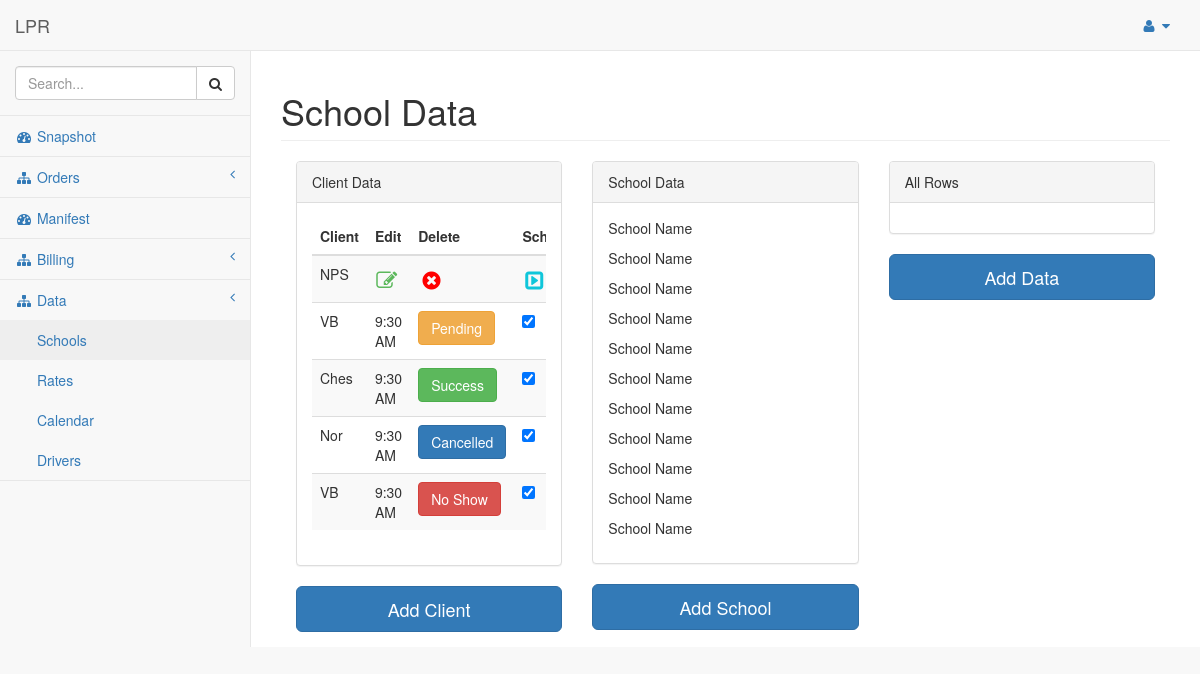
The page /pages/schooldata.php on the database as committed earlier.
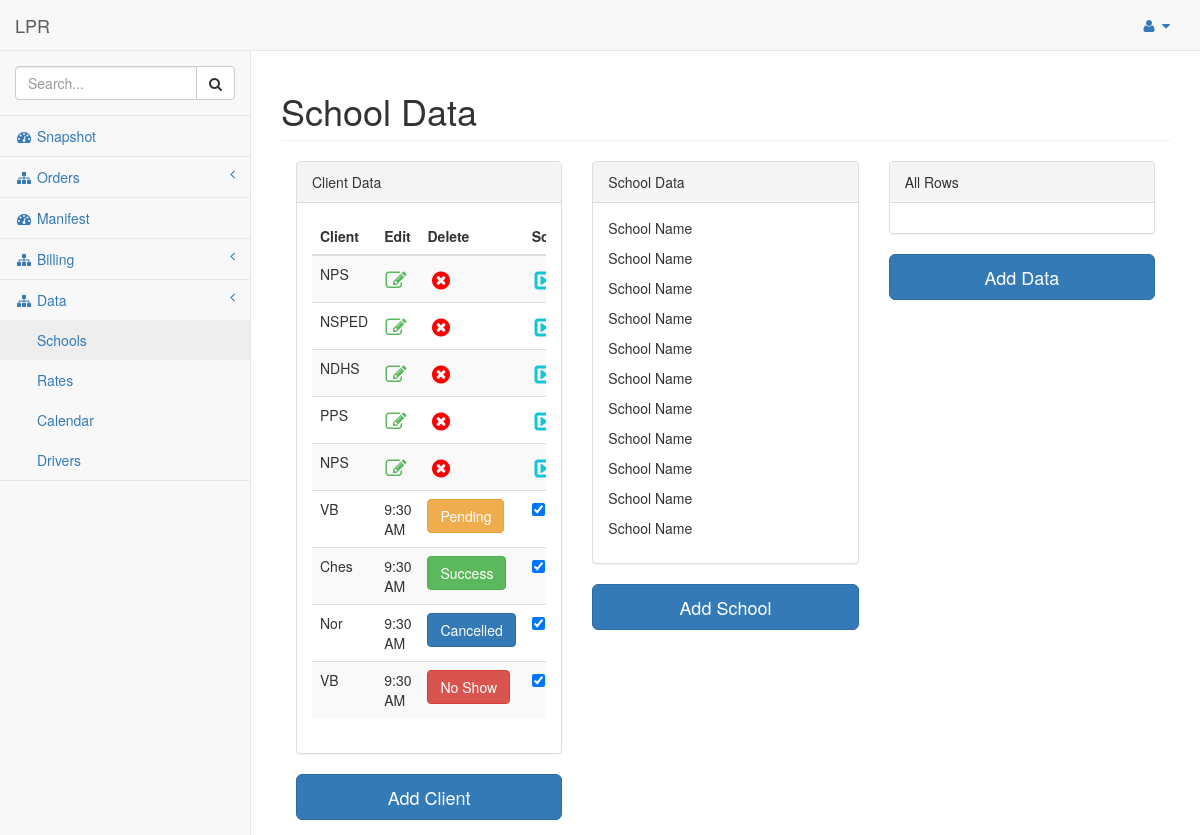
The same page on the database as committed later.
### tables this page shows
CREATE TABLE `lpr_client` (
  `client_id` int(11) NOT NULL,
  `client_abr` varchar(10) NOT NULL,
  `client_name` varchar(200) NOT NULL,
  `client_street` varchar(200) NOT NULL,
  `client_address` varchar(200) NOT NULL,
  `client_city` varchar(200) NOT NULL,
  `client_state` varchar(100) NOT NULL,
  `client_zip` int(10) NOT NULL,
  `client_country` varchar(50) NOT NULL,
  `client_contact` varchar(20) NOT NULL
);

### pages/schooldata.php (the view, shortened to what this page needs)
<?php
  include("./includes/db_connection.php");
?>
<?php
$query_client  = "SELECT * FROM lpr_client";
$result_client = mysqli_query($connection, $query_client);
?>
<?php
  include("./includes/htmlheader.php");
  include("./includes/nav.php");
?>
        <div id="page-wrapper">
            <div class="container-fluid">
                <div class="row">
                <h1 class="page-header">School Data</h1>
                    <div class="col-lg-4">
                        <div class="panel panel-default">
                                <div class="panel-heading">
                                    Client Data
                                </div>
                                <div class="panel-body">
                                    <div class="table-responsive">
                                        <table class="table table-striped">
                                            <thead>
                                                <tr>
                                                    <th>Client</th>
                                                    <th>Edit</th>
                                                    <th>Delete</th>
                                                    <th>Schools</th>
                                                </tr>
                                            </thead>
                                            <tbody>
                                            <?php
                                                while($subject_client = mysqli_fetch_assoc($result_client)) {
                                            ?>
                                                    <tr>
                                                    <td><?php echo $subject_client["client_abr"]; ?></td>
                                                    <td><span class="size2" style="color: #5cb85c;margin: auto;"><i class="fa fa-pencil-square-o" aria-hidden="true"></i></td>
                                                    <td><span class="size2" style="color: red;margin: auto;"><i class="fa fa-times-circle" aria-hidden="true"></i></span></td>
                                                    <td><span class="size2" style="color: #10c6da;margin: auto;"><i class="fa fa-caret-square-o-right" aria-hidden="true"></i></span></td>
                                                    </tr>
                                            <?php
                                                }
                                            ?>
                                                    <td>NPS</td>
                                                    <td><span class="size2" style="color: #5cb85c;margin: auto;"><i class="fa fa-pencil-square-o" aria-hidden="true"></i></td>
                                                    <td><span class="size2" style="color: red;margin: auto;"><i class="fa fa-times-circle" aria-hidden="true"></i></span></td>
                                                    <td><span class="size2" style="color: #10c6da;margin: auto;"><i class="fa fa-caret-square-o-right" aria-hidden="true"></i></span></td>
                                                <tr>
                                                    <td>VB</td>
                                                    <td>9:30 AM</td>
                                                    <td><button type="button" class="btn btn-warning">Pending</button></td>
                                                    <td><input type="checkbox" name="bill-checkbox" data-on-text="Edit" data-off-text="Save" checked></td>
                                                </tr>
                                                <tr>
                                                    <td>Ches</td>
                                                    <td>9:30 AM</td>
                                                    <td><button type="button" class="btn btn-success">Success</button></td>
                                                    <td><input type="checkbox" name="bill-checkbox" data-on-text="Edit" data-off-text="Save" checked></td>
                                                </tr>
                                                <tr>
                                                    <td>Nor</td>
                                                    <td>9:30 AM</td>
                                                    <td><button type="button" class="btn btn-primary">Cancelled</button></td>
                                                    <td><input type="checkbox" name="bill-checkbox" data-on-text="Edit" data-off-text="Save" checked></td>
                                                </tr>
                                                <tr>
                                                    <td>VB</td>
                                                    <td>9:30 AM</td>
                                                    <td><button type="button" class="btn btn-danger">No Show</button></td>
                                                    <td><input type="checkbox" name="bill-checkbox" data-on-text="Edit" data-off-text="Save" checked></td>
                                                </tr>
                                            </tbody>
                                        </table>
                                    </div>
                                </div>
                            </div>
                        <div class="form-group">
                            <a href="addclient.php" class="btn btn-primary btn-lg btn-block" role="button">Add Client</a>
                        </div>
                    </div>
                    <div class="col-lg-4">
                        <div class="panel panel-default">
                                <div class="panel-heading">
                                    School Data
                                </div>
                                <div class="panel-body">
                                    <p>School Name</p>
                                    <p>School Name</p>
                                    <p>School Name</p>
                                    <p>School Name</p>
                                    <p>School Name</p>
                                    <p>School Name</p>
                                    <p>School Name</p>
                                    <p>School Name</p>
                                    <p>School Name</p>
                                    <p>School Name</p>
                                    <p>School Name</p>
                                </div>
                            </div>
                        <div class="form-group">
                            <a href="addschool.html" class="btn btn-primary btn-lg btn-block" role="button">Add School</a>
                        </div>
                    </div>
                    <div class="col-lg-4">
                        <div class="panel panel-default">
                                <div class="panel-heading">
                                    All Rows
                                </div>
                                <div class="panel-body">
                                </div>
                            </div>
                        <div class="form-group">
                            <a href="addevent.html" class="btn btn-primary btn-lg btn-block" role="button">Add Data</a>
                        </div>
                    </div>
                </div>
            </div>
        </div>
<?php
  require_once("./includes/footer.php");
?>

### pages/includes/htmlheader.php (shortened to what this page needs)
<!DOCTYPE html>
<html lang="en">
<head>
    <link href="../vendor/bootstrap/css/bootstrap.min.css" rel="stylesheet">
    <link href="../vendor/metisMenu/metisMenu.min.css" rel="stylesheet">
    <link href="../dist/css/sb-admin-2.css" rel="stylesheet">
    <link href="../dist/css/styles.css" rel="stylesheet">
    <link href="../vendor/font-awesome-4.6.3/css/font-awesome.min.css" rel="stylesheet" type="text/css">
    <link href="./src/clockpicker.css" rel="stylesheet" type="text/css">
</head>
<body>
    <div id="wrapper">

### pages/includes/nav.php (shortened to what this page needs)
<nav class="navbar navbar-default navbar-static-top" role="navigation" style="margin-bottom: 0">
    <div class="navbar-header">
        <a class="navbar-brand" href="blank.html">LPR</a>
    </div>
    <ul class="nav navbar-top-links navbar-right">
        <li class="dropdown">
            <a class="dropdown-toggle" data-toggle="dropdown" href="#">
                <i class="fa fa-user fa-fw"></i> <i class="fa fa-caret-down"></i>
            </a>
        </li>
    </ul>
    <div class="navbar-default sidebar" role="navigation">
        <div class="sidebar-nav navbar-collapse">
            <ul class="nav" id="side-menu">
                <li class="sidebar-search">
                    <div class="input-group custom-search-form">
                        <input type="text" class="form-control" placeholder="Search...">
                        <span class="input-group-btn">
                            <button class="btn btn-default" type="button">
                                <i class="fa fa-search"></i>
                            </button>
                        </span>
                    </div>
                </li>
                <li>
                    <a href="snapshot.html"><i class="fa fa-dashboard fa-fw"></i> Snapshot</a>
                </li>
                <li>
                    <a href="#"><i class="fa fa-sitemap fa-fw"></i> Orders<span class="fa arrow"></span></a>
                </li>
                <li>
                    <a href="manifest.html"><i class="fa fa-dashboard fa-fw"></i> Manifest</a>
                </li>
                <li>
                    <a href="#"><i class="fa fa-sitemap fa-fw"></i> Billing<span class="fa arrow"></span></a>
                </li>
                <li>
                    <a href="#"><i class="fa fa-sitemap fa-fw"></i> Data<span class="fa arrow"></span></a>
                    <ul class="nav nav-second-level">
                        <li>
                            <a href="schooldata.php">Schools</a>
                        </li>
                        <li>
                            <a href="#">Rates</a>
                        </li>
                        <li>
                            <a href="calendar.html">Calendar</a>
                        </li>
                        <li>
                            <a href="drivers.html">Drivers</a>
                        </li>
                    </ul>
                </li>
            </ul>
        </div>
    </div>
</nav>

### pages/includes/footer.php (shortened to what this page needs)
    </div>
</body>
</html>

Rows that differ between the two databases and show on the page:
added lpr_client: client_abr "NPS"
added lpr_client: client_abr "NSPED"
added lpr_client: client_abr "NDHS"
added lpr_client: client_abr "PPS"
